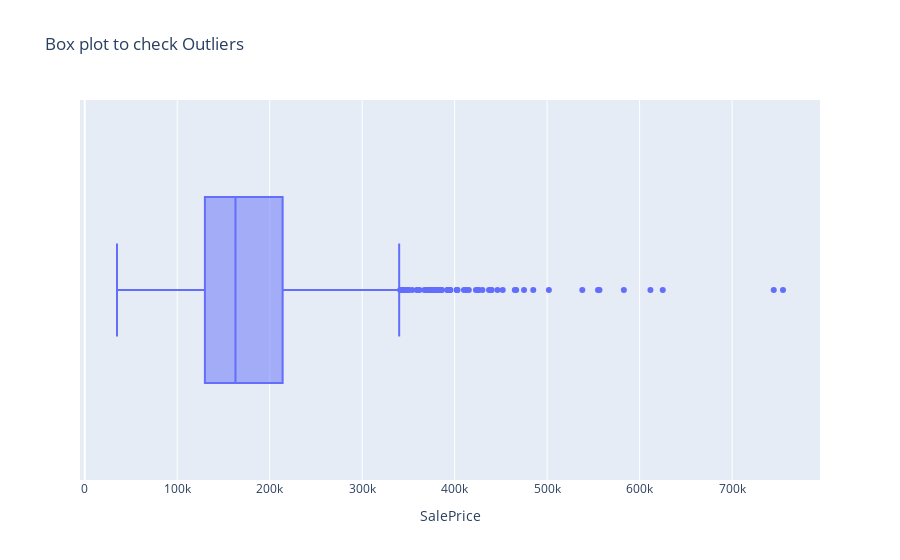

Notebook code cell kept with this figure:
### Code cell
# checking outliers 
box_plot = px.box(train_data, x = "SalePrice", title="Box plot to check Outliers")
box_plot.show()

### Figure 1 — Plotly figure (JSON) as saved in the notebook; plotly's stock layout.template omitted (floating-point values rounded to 4 significant figures; data arrays with more than 128 entries replaced by an {"elided": "..."} marker saying what was removed)
{"data": [{"alignmentgroup": "True", "hovertemplate": "SalePrice=%{x}<extra></extra>", "legendgroup": "", "marker": {"color": "#636efa"}, "name": "", "notched": false, "offsetgroup": "", "orientation": "h", "showlegend": false, "type": "box", "x": {"elided": "1460 int values"}, "x0": " ", "xaxis": "x", "y0": " ", "yaxis": "y"}], "layout": {"boxmode": "group", "legend": {"tracegroupgap": 0}, "title": {"text": "Box plot to check Outliers"}, "xaxis": {"anchor": "y", "domain": [0, 1], "title": {"text": "SalePrice"}}, "yaxis": {"anchor": "x", "domain": [0, 1]}}}
